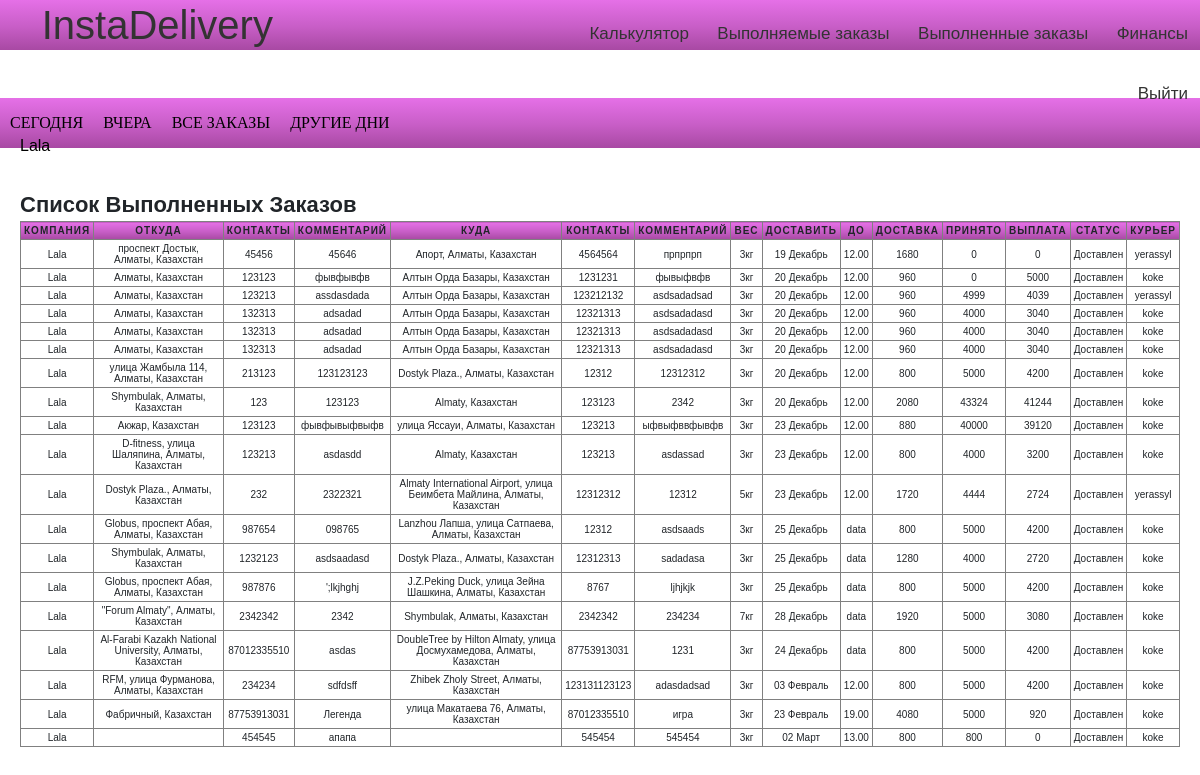
/users/private/success/all (signed in), run on the app's committed database.
### Lallog/models.py (models this page shows, shortened)
class TestOrder(models.Model):
	client=models.ForeignKey(settings.AUTH_USER_MODEL,on_delete=models.CASCADE)
	marshrut=models.CharField(max_length=200)
	ves=models.DecimalField(decimal_places=0,max_digits=1000,default=10)
	from_address=models.CharField(max_length=200)
	from_phone=models.CharField(max_length=200)
	from_comment=models.CharField(max_length=200)
	to=models.CharField(max_length=200)
	to_phone=models.CharField(max_length=200)
	to_date=models.CharField(max_length=200)
	to_date_until=models.CharField(max_length=200)
	to_comment=models.CharField(max_length=200)
	distance=models.DecimalField(decimal_places=0,max_digits=1000,default=10)
	itog=models.DecimalField(decimal_places=0,max_digits=1000,default=10)
	curier = models.ForeignKey(Curier,on_delete=models.CASCADE,default=None,related_name="choiced_curier",blank=True,null=True)
	nal=models.DecimalField(decimal_places=0,max_digits=1000,default=0)
	raschet=models.DecimalField(decimal_places=0,max_digits=1000,default=0)
	status = models.CharField(max_length=200,default="Ожидание")
	curier_money = models.DecimalField(decimal_places=0,max_digits=1000,default=0)
	__original_curier = None
	def __init__(self,*args,**kwargs):
		print("Object was created")
		super(TestOrder,self).__init__(*args,**kwargs)
		self.__origin_curier = self.curier

### curier/models.py (models this page shows)
class Curier(models.Model):
	user = models.OneToOneField(settings.AUTH_USER_MODEL, on_delete=models.CASCADE,related_name="mycurier")
	date_of_birth=models.DateField(blank=True, null=True)
	photo =models.ImageField(upload_to='curiers/%y/%m/%d', blank=True)
	experience=models.IntegerField(blank=True, null=True)
	phone = models.IntegerField(null=False, blank=False)
	is_available=models.BooleanField(default=False)
	balance = models.DecimalField(decimal_places=0,max_digits=1000,default=0)

### users/views.py (the view)
# urls.py: path("private/success/<str:day>",views.private_success,name="private_success"),
def private_success(request,day):
	curier = TestOrder.objects.filter(client=request.user)
	orders_completed=None
	alldaysorders=curier.all().filter(status="Доставлен")
	if day=="all":
	    orders_completed = TestOrder.objects.filter(client=request.user,status="Доставлен")
	elif day=="today":
		locale.setlocale(locale.LC_ALL, "ru")
		mydate= datetime.date.today().strftime("%d %B")
		orders_completed = curier.all().filter(status="Доставлен",to_date=mydate)
	elif day=="yesterday":
		locale.setlocale(locale.LC_ALL, "ru")
		mydate1=datetime.date.today() - datetime.timedelta(days=1)
		mydate1=mydate1.strftime("%d %B")
		print(mydate1)
		orders_completed = curier.all().filter(status="Доставлен",to_date=mydate1)
	else:
	    orders_completed = curier.all().filter(status="Доставлен",to_date=day)
	mydata = list(orders_completed.values_list("to_date"))
	mydata1 = list(alldaysorders.values_list("to_date"))
	alldays=[]
	for i in mydata1:
	    alldays.append(i[0])
	alldays = set(alldays)
	days=[]
	for i in mydata:
	    days.append(i[0])
	days=set(days)
	analyze=[]
	for i in days:
	    order = orders_completed.filter(to_date=i)
	    sumi=0
	    for j in order:
	        sumi+=j.raschet
	    temp={
	    "day":i,
	    "sum":int(sumi)
	    }
	    analyze.append(temp)
	mydate= datetime.datetime.now()
	mydate1=datetime.date.today() + datetime.timedelta(days=1)
	ctx={
		"orders_completed":orders_completed,
		"analyze":analyze,
		"alldays":alldays,
		"today":mydate,
		"tomorrow":mydate1,
	}
	return render(request,"users/private2.html",context=ctx)

### users/templates/users/private2.html (shortened to what this page needs)
{%extends 'users/base.html'%}
{%load static%}
{%block content%}
<br>
<nav class="raschet_kur" >
<ul >
    <li><a href="{% url 'private_success' day='today'%}">Сегодня</a></li>
    <li><a href="{% url 'private_success' day='yesterday'%}">Вчера</a></li>
    <li ><a href="{% url 'private_success' day='all'%}">Все заказы</a></li>
    <li><a href="#">Другие дни</a>
    </li>
</ul>
</nav>
    <div class="lichka_prav">
        <caption>Список Выполненных Заказов</caption>
        <table  border="1" id="table_private">
            <tr >
                <th>Компания</th>
                <th>Откуда</th>
                <th>Контакты</th>
                <th>Комментарий</th>
                <th>Куда</th>
                <th>Контакты</th>
                <th>Комментарий</th>
                <th>Вес</th>
                <th>Доставить</th>
                <th>До</th>
                <th>Доставка</th>
                <th>Принято</th>
                <th>Выплата</th>
                <th>Статус</th>
                <th>Курьер</th>
            </tr>
            {%for i in orders_completed%}
            <tr>
                <td data-label="Компания">{{i.client}}</td>
                <td data-label="Откуда">{{i.from_address}}</td>
                <td data-label="Контакты">{{i.from_phone}}</td>
                 <td data-label="Комментарий">{{i.from_comment}}</td>
                <td data-label="Куда">{{i.to}}</td>
                <td data-label="Контакты">{{i.to_phone}}</td>
                <td data-label="Комментарий">{{i.to_comment}}</td>
                <td data-label="Вес">{{i.ves}}кг</td>
                <td data-label="Доставить">{{i.to_date}}</td>
                <td data-label="Ограничения">{{i.to_date_until}}</td>
                <td data-label="Доставка">{{i.itog}}</td>
                <td data-label="Принято ">{{i.nal}}</td>
                <td data-label="К выплате">{{i.raschet}}</td>
                <td data-label="Статус">{{i.status}}</td>
                <td data-label="Курьер">{{i.curier.user}}</td>
            </tr>
            {%endfor%}
        </table>
    </div>
{%endblock content%}

### users/templates/users/base.html (shortened to what this page needs)
{% load static %}
<html lang="en">
<head>
    <link rel="stylesheet" href="https://use.fontawesome.com/releases/v5.8.2/css/all.css">
    <link rel="stylesheet" href="https://stackpath.bootstrapcdn.com/bootstrap/4.3.1/css/bootstrap.min.css">
    <link href="{% static 'css/style.css' %}" rel="stylesheet" />
    <body>
        <div class="menu">
            <div class="links">
                <a href="{% url 'Home' %}" class="menu-icon">InstaDelivery</a>
                <a href="{% url 'kalkul' %}" class="menu-item">Калькулятор</a>
                <a href="{% url 'private' %}" class="menu-item">Выполняемые заказы</a>
                <a href="{% url 'private_success' day='all'%}" class="menu-item">Выполненные заказы</a>
                <a href="{% url 'private_raschet' %}" class="menu-item">Финансы</a>
                <a href="{% url 'user_logout' %}" class="menu-item">Выйти</a>
            </div>
            <div class="username_best2">
                {%if user.is_authenticated%} {{user.username}}
            </div>
        </div>
        {%endif%} {%block content%} {%endblock content%}
    </body>
</html>

### Lallog/static/css/style.css (style rules this page uses)
* { padding: 0; margin: 0; }
div { box-sizing: border-box; }
.username_best2 { color:black; position: absolute; margin-top: 10px; margin-left: 20px; }
.raschet_kur { width: 100%; margin: 0 auto; }
.raschet_kur:before { content: ''; display: block; height: 50px; width: 100%; background: #e570e7; background: -moz-linear-gradient(top, #e570e7 0%, #c85ec7 53%, #a849a3 100%); background: -webkit-linear-gradient(top, #e570e7 0%,#c85ec7 53%,#a849a3 100%); background: linear-gradient(to bottom, #e570e7 0%,#c85ec7 53%,#a849a3 100%); filter: progid:DXImageTransform.Microsoft.gradient( startColorstr='#e570e7', endColorstr='#a849a3',GradientType=0 ); position: absolute; left:0; z-index: -1; }
.raschet_kur ul { margin: 0; padding: 0; list-style: none; height: 50px; }
.raschet_kur > ul { display: flex; justify-content: left; }
.raschet_kur ul li a { font-family: "Open+Sans"; color: black; display: block; height: 50px; padding: 0 10px; text-transform: uppercase; text-decoration: none; line-height: 50px; }
table { width: 100%; margin:0; padding:0; border-collapse: collapse; border-spacing: 0; }
table tr { padding: 3px; }
table th, table td { padding: 3px; text-align: center; }
table th { text-transform: uppercase; font-size: 10px; letter-spacing: 1px; }
body { font-family: sans-serif; }
.menu { text-align: right; background: #e570e7; background: -moz-linear-gradient(top, #e570e7 0%, #c85ec7 53%, #a849a3 100%); background: -webkit-linear-gradient(top, #e570e7 0%,#c85ec7 53%,#a849a3 100%); background: linear-gradient(to bottom, #e570e7 0%,#c85ec7 53%,#a849a3 100%); filter: progid:DXImageTransform.Microsoft.gradient( startColorstr='#e570e7', endColorstr='#a849a3',GradientType=0 ); height: 50px; }
.menu-item { display: inline-block; color:#333; font-size: 17px; line-height: 30px; padding: 15px 12px; text-decoration: none; }
.menu-icon { display: inline-block; color:#333; font-size: 40px; line-height: 30px; padding: 10px 0px; margin-right: 300px; text-decoration: none; }
.lichka_prav { margin-left: 20px; margin-right: 20px; margin-top: 40px; font-weight: bold; font-family: Open+Sans; font-size: 22px; }
.lichka_prav th { background: #e570e7; background: -moz-linear-gradient(top, #e570e7 0%, #c85ec7 53%, #a849a3 100%); background: -webkit-linear-gradient(top, #e570e7 0%,#c85ec7 53%,#a849a3 100%); background: linear-gradient(to bottom, #e570e7 0%,#c85ec7 53%,#a849a3 100%); filter: progid:DXImageTransform.Microsoft.gradient( startColorstr='#e570e7', endColorstr='#a849a3',GradientType=0 ); }
#table_private { font-size: 10px; }
#table_private tr th { font-size: 10px; }

### data on the page
TestOrder: client "Lala", from_address "проспект Достык, Алматы, Казахстан", from_phone "45456", from_comment "45646", to "Апорт, Алматы, Казахстан", to_phone "4564564", to_comment "прпрпрп", ves "3", to_date "19 Декабрь", to_date_until "12.00", itog "1680", nal "0", raschet "0", status "Доставлен", curier.user "yerassyl"
TestOrder: client "Lala", from_address "Алматы, Казахстан", from_phone "123123", from_comment "фывфывфв", to "Алтын Орда Базары, Казахстан", to_phone "1231231", to_comment "фывыфвфв", ves "3", to_date "20 Декабрь", to_date_until "12.00", itog "960", nal "0", raschet "5000", status "Доставлен", curier.user "koke"
TestOrder: client "Lala", from_address "Алматы, Казахстан", from_phone "123213", from_comment "assdasdada", to "Алтын Орда Базары, Казахстан", to_phone "123212132", to_comment "asdsadadsad", ves "3", to_date "20 Декабрь", to_date_until "12.00", itog "960", nal "4999", raschet "4039", status "Доставлен", curier.user "yerassyl"
TestOrder: client "Lala", from_address "Алматы, Казахстан", from_phone "132313", from_comment "adsadad", to "Алтын Орда Базары, Казахстан", to_phone "12321313", to_comment "asdsadadasd", ves "3", to_date "20 Декабрь", to_date_until "12.00", itog "960", nal "4000", raschet "3040", status "Доставлен", curier.user "koke"
TestOrder: client "Lala", from_address "Алматы, Казахстан", from_phone "132313", from_comment "adsadad", to "Алтын Орда Базары, Казахстан", to_phone "12321313", to_comment "asdsadadasd", ves "3", to_date "20 Декабрь", to_date_until "12.00", itog "960", nal "4000", raschet "3040", status "Доставлен", curier.user "koke"
TestOrder: client "Lala", from_address "Алматы, Казахстан", from_phone "132313", from_comment "adsadad", to "Алтын Орда Базары, Казахстан", to_phone "12321313", to_comment "asdsadadasd", ves "3", to_date "20 Декабрь", to_date_until "12.00", itog "960", nal "4000", raschet "3040", status "Доставлен", curier.user "koke"
TestOrder: client "Lala", from_address "улица Жамбыла 114, Алматы, Казахстан", from_phone "213123", from_comment "123123123", to "Dostyk Plaza., Алматы, Казахстан", to_phone "12312", to_comment "12312312", ves "3", to_date "20 Декабрь", to_date_until "12.00", itog "800", nal "5000", raschet "4200", status "Доставлен", curier.user "koke"
TestOrder: client "Lala", from_address "Shymbulak, Алматы, Казахстан", from_phone "123", from_comment "123123", to "Almaty, Казахстан", to_phone "123123", to_comment "2342", ves "3", to_date "20 Декабрь", to_date_until "12.00", itog "2080", nal "43324", raschet "41244", status "Доставлен", curier.user "koke"
TestOrder: client "Lala", from_address "Акжар, Казахстан", from_phone "123123", from_comment "фывфывыфвыфв", to "улица Яссауи, Алматы, Казахстан", to_phone "123213", to_comment "ыфвыфввфывфв", ves "3", to_date "23 Декабрь", to_date_until "12.00", itog "880", nal "40000", raschet "39120", status "Доставлен", curier.user "koke"
TestOrder: client "Lala", from_address "D-fitness, улица Шаляпина, Алматы, Казахстан", from_phone "123213", from_comment "asdasdd", to "Almaty, Казахстан", to_phone "123213", to_comment "asdassad", ves "3", to_date "23 Декабрь", to_date_until "12.00", itog "800", nal "4000", raschet "3200", status "Доставлен", curier.user "koke"
TestOrder: client "Lala", from_address "Dostyk Plaza., Алматы, Казахстан", from_phone "232", from_comment "2322321", to "Almaty International Airport, улица Беимбета Майлина, Алматы, Казахстан", to_phone "12312312", to_comment "12312", ves "5", to_date "23 Декабрь", to_date_until "12.00", itog "1720", nal "4444", raschet "2724", status "Доставлен", curier.user "yerassyl"
TestOrder: client "Lala", from_address "Globus, проспект Абая, Алматы, Казахстан", from_phone "987654", from_comment "098765", to "Lanzhou Лапша, улица Сатпаева, Алматы, Казахстан", to_phone "12312", to_comment "asdsaads", ves "3", to_date "25 Декабрь", to_date_until "data", itog "800", nal "5000", raschet "4200", status "Доставлен", curier.user "koke"
TestOrder: client "Lala", from_address "Shymbulak, Алматы, Казахстан", from_phone "1232123", from_comment "asdsaadasd", to "Dostyk Plaza., Алматы, Казахстан", to_phone "12312313", to_comment "sadadasa", ves "3", to_date "25 Декабрь", to_date_until "data", itog "1280", nal "4000", raschet "2720", status "Доставлен", curier.user "koke"
TestOrder: client "Lala", from_address "Globus, проспект Абая, Алматы, Казахстан", from_phone "987876", from_comment "';lkjhghj", to "J.Z.Peking Duck, улица Зейна Шашкина, Алматы, Казахстан", to_phone "8767", to_comment "ljhjkjk", ves "3", to_date "25 Декабрь", to_date_until "data", itog "800", nal "5000", raschet "4200", status "Доставлен", curier.user "koke"
TestOrder: client "Lala", from_address "\"Forum Almaty\", Алматы, Казахстан", from_phone "2342342", from_comment "2342", to "Shymbulak, Алматы, Казахстан", to_phone "2342342", to_comment "234234", ves "7", to_date "28 Декабрь", to_date_until "data", itog "1920", nal "5000", raschet "3080", status "Доставлен", curier.user "koke"
TestOrder: client "Lala", from_address "Al-Farabi Kazakh National University, Алматы, Казахстан", from_phone "87012335510", from_comment "asdas", to "DoubleTree by Hilton Almaty, улица Досмухамедова, Алматы, Казахстан", to_phone "87753913031", to_comment "1231", ves "3", to_date "24 Декабрь", to_date_until "data", itog "800", nal "5000", raschet "4200", status "Доставлен", curier.user "koke"
TestOrder: client "Lala", from_address "RFM, улица Фурманова, Алматы, Казахстан", from_phone "234234", from_comment "sdfdsff", to "Zhibek Zholy Street, Алматы, Казахстан", to_phone "123131123123", to_comment "adasdadsad", ves "3", to_date "03 Февраль", to_date_until "12.00", itog "800", nal "5000", raschet "4200", status "Доставлен", curier.user "koke"
TestOrder: client "Lala", from_address "Фабричный, Казахстан", from_phone "87753913031", from_comment "Легенда", to "улица Макатаева 76, Алматы, Казахстан", to_phone "87012335510", to_comment "игра", ves "3", to_date "23 Февраль", to_date_until "19.00", itog "4080", nal "5000", raschet "920", status "Доставлен", curier.user "koke"
TestOrder: client "Lala", from_phone "454545", from_comment "апапа", to_phone "545454", to_comment "545454", ves "3", to_date "02 Март", to_date_until "13.00", itog "800", nal "800", raschet "0", status "Доставлен", curier.user "koke"

### other printed values
{{ user.username }} "Lala"
